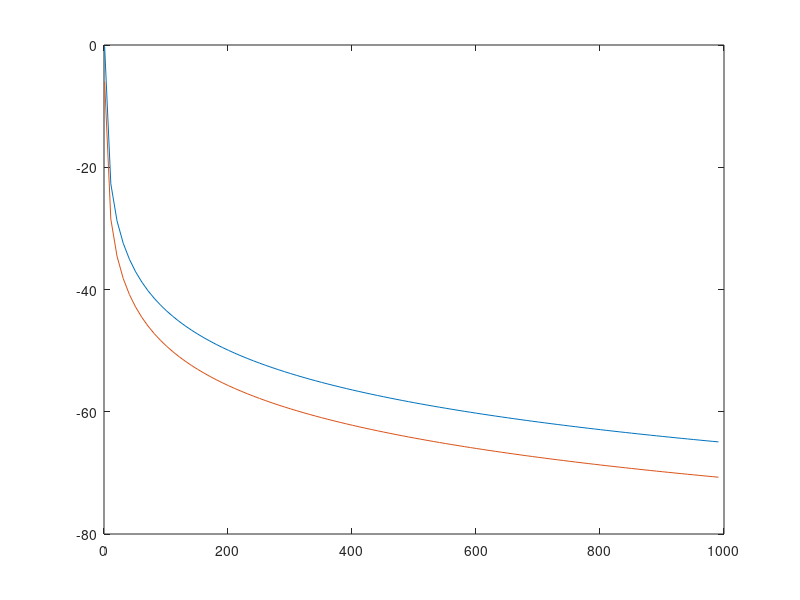

Write the MATLAB code that produced this figure.
close all;
clear all;

Distance = 1
Frequency = [1.8*10^9 3.5*10^9];
AntennaGainTx = 5;
AntennaGainRx = 5;
Watt = 80
ShadowFading = 1.7
OtherLoss = 10
PenetrationLoss = 10
%RainLoss
%SnowLoss
n = 2.16 %n er path loss exponent

TransmitterPower = 10*log10(Watt/0.001)
Wavelength = (3.0*10^8./(Frequency))

PathLossCI = 20*log10(4*pi*1./Wavelength)+10*2.16*log10(Distance/1)+ShadowFading %CI
path2 = 20*log10(4*pi*1000/0.0856549); %base freespace PL



R =zeros(100,1);
Distance = (1:10:1000);
for W = 1:size(Wavelength,2)
    R =zeros(100,1);
    for D = 1:size(Distance,2)
       PathLossCI = 20*log10(4*pi*1/Wavelength(W))+10*2.16*log10(Distance(D)/1)+ShadowFading; %CI
       path2 = 20*log10(4*pi*Distance(D)/Wavelength(W)); %Standard
       R(D)  = TransmitterPower + AntennaGainTx + AntennaGainRx - PathLossCI - OtherLoss-PenetrationLoss;
    end
    plot(Distance,R)
    hold on
end

%%










